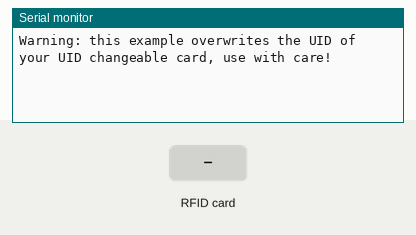
Recording of a sketch running on a simulated Arduino Uno, built with avr-gcc and run on an emulated ATmega328P. On the bench: the last lines printed to the serial monitor. The inputs (shaded band) are chosen by the test bench.

Above: at 1.2 s.
1.3 s: RFID card DE AD BE EF held to the reader
At 2.0 s:
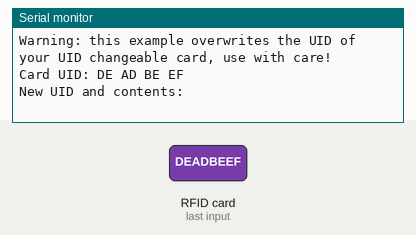
2.8 s: RFID card 5E 7A 19 C4 held to the reader
At 4.8 s:
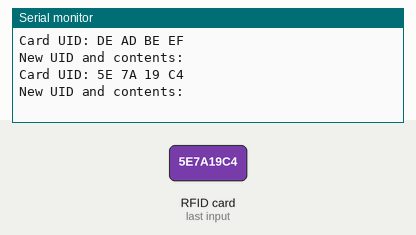

The sketch:

rfid.ino
```cpp
// (licence header left out)
#include <SPI.h>
#include <MFRC522.h>

#define RST_PIN   9     // Configurable, see typical pin layout above
#define SS_PIN    10    // Configurable, see typical pin layout above

MFRC522 mfrc522(SS_PIN, RST_PIN);   // Create MFRC522 instance

/* Set your new UID here! */
#define NEW_UID {0xDE, 0xAD, 0xBE, 0xEF}

MFRC522::MIFARE_Key key;

void setup() {
  Serial.begin(9600);  // Initialize serial communications with the PC
  while (!Serial);     // Do nothing if no serial port is opened (added for Arduinos based on ATMEGA32U4)
  SPI.begin();         // Init SPI bus
  mfrc522.PCD_Init();  // Init MFRC522 card
  Serial.println(F("Warning: this example overwrites the UID of your UID changeable card, use with care!"));

  // Prepare key - all keys are set to FFFFFFFFFFFFh at chip delivery from the factory.
  for (byte i = 0; i < 6; i++) {
    key.keyByte[i] = 0xFF;
  }
}

// Setting the UID can be as simple as this:
//void loop() {
//  byte newUid[] = NEW_UID;
//  if ( mfrc522.MIFARE_SetUid(newUid, (byte)4, true) ) {
//    Serial.println("Wrote new UID to card.");
//  }
//  delay(1000);
//}

// But of course this is a more proper approach
void loop() {

  // Reset the loop if no new card present on the sensor/reader. This saves the entire process when idle. And if present, select one.
  if ( ! mfrc522.PICC_IsNewCardPresent() || ! mfrc522.PICC_ReadCardSerial() ) {
    delay(50);
    return;
  }

  // Now a card is selected. The UID and SAK is in mfrc522.uid.

  // Dump UID
  Serial.print(F("Card UID:"));
  for (byte i = 0; i < mfrc522.uid.size; i++) {
    Serial.print(mfrc522.uid.uidByte[i] < 0x10 ? " 0" : " ");
    Serial.print(mfrc522.uid.uidByte[i], HEX);
  }
  Serial.println();

  // Dump PICC type
//  MFRC522::PICC_Type piccType = mfrc522.PICC_GetType(mfrc522.uid.sak);
//  Serial.print(F("PICC type: "));
//  Serial.print(mfrc522.PICC_GetTypeName(piccType));
//  Serial.print(F(" (SAK "));
//  Serial.print(mfrc522.uid.sak);
//  Serial.print(")\r\n");
//  if (  piccType != MFRC522::PICC_TYPE_MIFARE_MINI
//    &&  piccType != MFRC522::PICC_TYPE_MIFARE_1K
//    &&  piccType != MFRC522::PICC_TYPE_MIFARE_4K) {
//    Serial.println(F("This sample only works with MIFARE Classic cards."));
//    return;
//  }
//
//  // Set new UID
//  byte newUid[] = NEW_UID;
//  if ( mfrc522.MIFARE_SetUid(newUid, (byte)4, true) ) {
//    Serial.println(F("Wrote new UID to card."));
//  }

  // Halt PICC and re-select it so DumpToSerial doesn't get confused
//  mfrc522.PICC_HaltA();
//  if ( ! mfrc522.PICC_IsNewCardPresent() || ! mfrc522.PICC_ReadCardSerial() ) {
//    return;
//  }

  // Dump the new memory contents
  Serial.println(F("New UID and contents:"));
  mfrc522.PICC_DumpToSerial(&(mfrc522.uid));

  delay(2000);
}
```

main.c
```cpp
/*
	Controle de acesso com RFID - Sistemas digitais - UFRN
	Professor: Sergio Natan
	componentes:
		-	Heitor Dantas
		-	Mateus Rodrigues
		-	Luiza  Salviano

	FUNCIONAMENTO:
		* leds de sinalizacao
		Se o sensor ultrassonico acusa presenca
			a cancela 1 (motor 1) eh aberta
			espera o carro passar
			fecha cancela 1

			*flag pra indicar que existe um carro na gaiola

			verificacao RFID
				caso possua id valido:
					rotina de abrir cancela 2
					guarda num buffer o ID que entrou


			interrupcao de contagem para mandar o buffer para arquivo
			de log usando USART;

	TODO:
		(ok) logica da chave
		()   sensor ultrassonico
		() 	 verificacao rfid - estrutura pronta falta integrar no programa
		()   rotina para acionamento dos motores
		()   arquivo de log


*/


#include <avr/io.h>
#include <avr/interrupt.h>
//#include <SPI.h>
//#include <MFRC522.h>


#define RST_PIN   9     // Configurable, see typical pin layout above
#define SS_PIN    10    // Configurable, see typical pin layout above


#define FOSC    16000000 // Clock Speed
#define BAUD    9600
#define MYUBRR  FOSC/16/BAUD-1
#define CHAVE   PB0
#define TRIGGER PD3
#define ECHO    PD4
#define MOTOR_1 PD6
#define MOTOR_2 PD3
#define LED_1   PD2
#define LED_2   PD7


//MFRC522 mfrc522(SS_PIN, RST_PIN);   // Create MFRC522 instance
//MFRC522::MIFARE_Key key;

//Ultrassonic

int dt_cycle_1 = 0;
int dt_cycle_2 = 0;
int t = 1;

ISR(TIMER0_OVF_vect){
	cli();

//	OCR0A = dt_cycle_1--;
	if(dt_cycle_1 > 1473) {

		dt_cycle_1 = 0;
		t ^= 1;
	}
	dt_cycle_1++;
	//if(dt_cycle_1 <= 1)
	//	dt_cycle_1 = 255;

	sei();
}

ISR(TIMER2_OVF_vect){
	cli();
	//OCR2B = dt_cycle_2--;
	if(dt_cycle_2 <= 1)
		dt_cycle_2 = 255;
	sei();
}


void run_motor1(){
	//decrementa o dutycycle
	if(t == 1)
		OCR0A = 255;
	else
		OCR0A = 00;

	//dt_cycle_1 = 255;

}


void run_motor2(){}


void usart_init( unsigned int ubrr)
{
	/*Set baud rate */
	UBRR0H = (unsigned char)(ubrr>>8);
	UBRR0L = (unsigned char)ubrr;
	//Enable receiver and transmitter */
	UCSR0B = (1<<RXEN0)|(1<<TXEN0);
	/* Set frame format: 8data, 2stop bit */
	UCSR0C = (1<<USBS0)|(3<<UCSZ00);
}

void usart_transmit( unsigned char data )
{
	/* Wait for empty transmit buffer */
	while ( !( UCSR0A & (1<<UDRE0)) )
	;
	/* Put data into buffer, sends the data */
	UDR0 = data;
}
void usart_print(char *string,unsigned int len){
	for(unsigned i=0;i< len;i++)
		usart_transmit(string[i]);
}

void usart_println(char *string,unsigned int len){
	usart_print(string,len);
	usart_transmit('\n');
}
/*
int rfid_authentication(){

	if ( ! mfrc522.PICC_IsNewCardPresent() || ! mfrc522.PICC_ReadCardSerial() ) {
		delay(50);
		return -1;//error RFID read
	}


	usart_print("UID: ");
	for (byte i = 0; i < mfrc522.uid.size; i++) {
		usart_transmit(mfrc522.uid.uidByte[i] < 0x10 ? " 0" : " ");
		usart_transmit(mfrc522.uid.uidByte[i], HEX);
	}
}
*/

void setup() {
	//pins RFID pinos: 9-13 PORTB
  	//SPI.begin();         // Init SPI bus
	//mfrc522.PCD_Init();  // Init MFRC522 card

	//======================chave on / off leds======================
	DDRB &= ~(1 << CHAVE);//pb0 input
	PORTB |= (1 << CHAVE);//pull up
	DDRD |= (1 << LED_1) | (1 << LED_2);

	//======================sensor Ultrassonico======================
	//Ultrassonic();
	usart_init(MYUBRR);

	//======================contadores pwm===========================
	/* saidas pwm: pino PD6 e PD3, OC0A e OC2B */
	DDRD |= (1 << MOTOR_1) | (1 << MOTOR_2);

	/*fast pwm*/
	TCCR2A |= (1 << COM2A1) | (3 << WGM20);
	TCCR2B |= (5 << CS20);//prescaler

	TCCR0A |= (1 << COM0A1) | (3 << WGM00);
	TCCR0B |= (3 << CS00);//prescaler  off 1 8 32 64 128 256 1024

	/* interrupcao overflow*/
	TIMSK2 |= 1;
	TIMSK0 |= 1;

	OCR0A = 0;
	OCR2B = 0;

	sei();

	//=========================================================

	/* configuracao de interrupcao externa
	DDRD &= ~(1 << DDD2);     // Clear the PD2 pin
    // PD2 (PCINT0 pin) is now an input

    PORTD |= (1 << PORTD2);    // turn On the Pull-up
    // PD2 is now an input with pull-up enabled

	EICRA |= ( (1 << ISC01) | (1 << ISC00) );
	EIMSK |= (1 << INT0); //ENABLE INT0
	*/
}

int main(){

	setup();

	while(1){

		if(PINB & (1 << CHAVE)){
			PORTD |= (1 << LED_1);

		}
		else{
			run_motor1();
			PORTD &= ~(1 << LED_1);
		}
	}
	return 0;
}
```

uartcomm.ino
```cpp
#include <avr/io.h>

#define FCPU 16000000
#define BAUD 9600
#define MYUBRR FCPU/16/BAUD-1


int main(){

  usart_init(MYUBRR);


  while(1){
    usart_transmit('a');
  }


  return 0;
}
void usart_init(unsigned int ubrr){
  //BAUD RATE
  UBRR0H = (unsigned char) (ubrr >> 8);
  UBRR0L = (unsigned char) ubrr;
  //enable receiver and transmitter
  UCSR0B = (1 << RXEN0) | (1 << TXEN0);
  //frame format
  UCSR0C = (1<<USBS0) | (3 << UCSZ00);

}

void usart_transmit( unsigned char data )
{
/* Wait for empty transmit buffer */
while ( !( UCSR0A & (1<<UDRE0)) )
;
/* Put data into buffer, sends the data */
UDR0 = data;
}


unsigned char usart_receive( void )
{
/* Wait for data to be received */
while ( !(UCSR0A & (1<<RXC0)) )
;
/* Get and return received data from buffer */
return UDR0;
}

void usart_flush( void )
{
unsigned char dummy;
while ( UCSR0A & (1<<RXC0) ) dummy = UDR0;
}
```

Measured:
- after the input at 1.3 s, the serial monitor: prints a new line after 0.05 s (image 1)
- after the input at 2.8 s, the serial monitor: prints a new line after 0.56 s (image 2)
